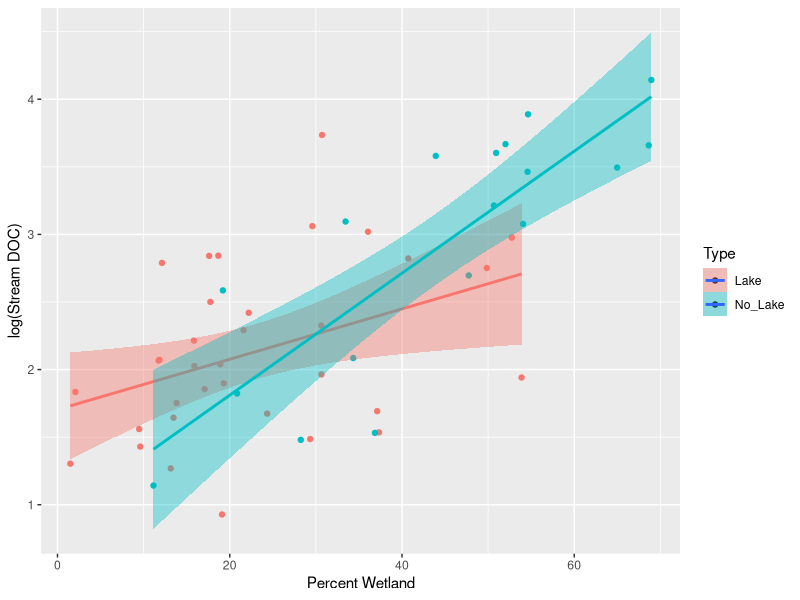
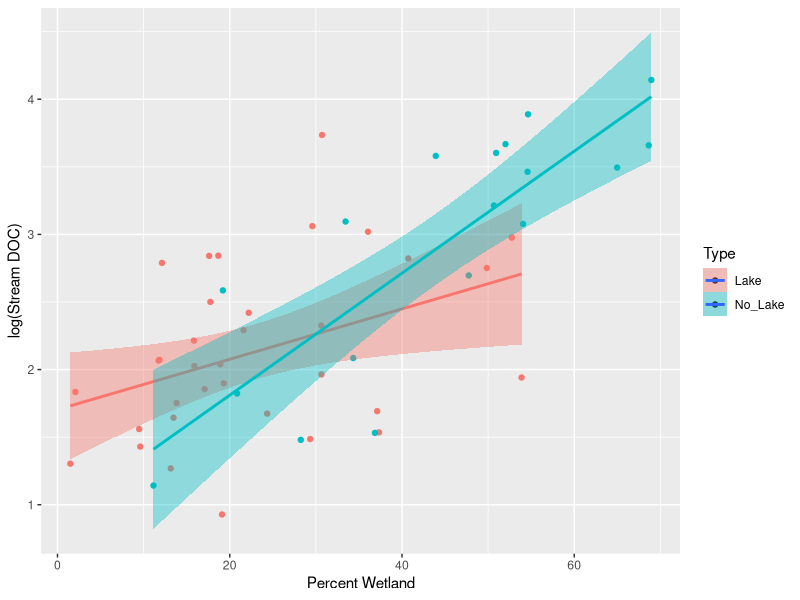

Write R code to recreate these figures, in order.
# Load data
streamDOC <- read.csv("streamDOC.csv")

####Transform the Data####

# Log transform the data and assign
logDOC <- log(streamDOC$DOC)

# Log transform the data and append to the data frame
streamDOC$logDOC <- logDOC

# Convert fraction wetland to percent wetland, append to the streamDOC data frame with column name "prcntWet".
streamDOC$prcntWet <- streamDOC$Wet * 100

#install GG plot (you only need to do this once! Like ever!)
install.packages(ggplot2)

#Activate it in R (you need to do this every time you boot up R if you're going to be using any package)
library(ggplot2)

#### ggplot2 and streamDOC ####

ggplot1 <- ggplot(data = streamDOC, aes( x = prcntWet, y=logDOC, fill=Type)) +
  geom_point(aes(color=factor(Type)))+
  stat_smooth(aes(color=factor(Type)),    
              method=lm,formula = y ~ x, level=0.95)+
  guides(color="none")+
  labs(x='Percent Wetland',y='log(Stream DOC)')


#Plot it 
ggplot1

#Now save it! 
tiff("ggplot1.tiff", units="in", width=12, height=8, res=600)
ggplot1
dev.off()